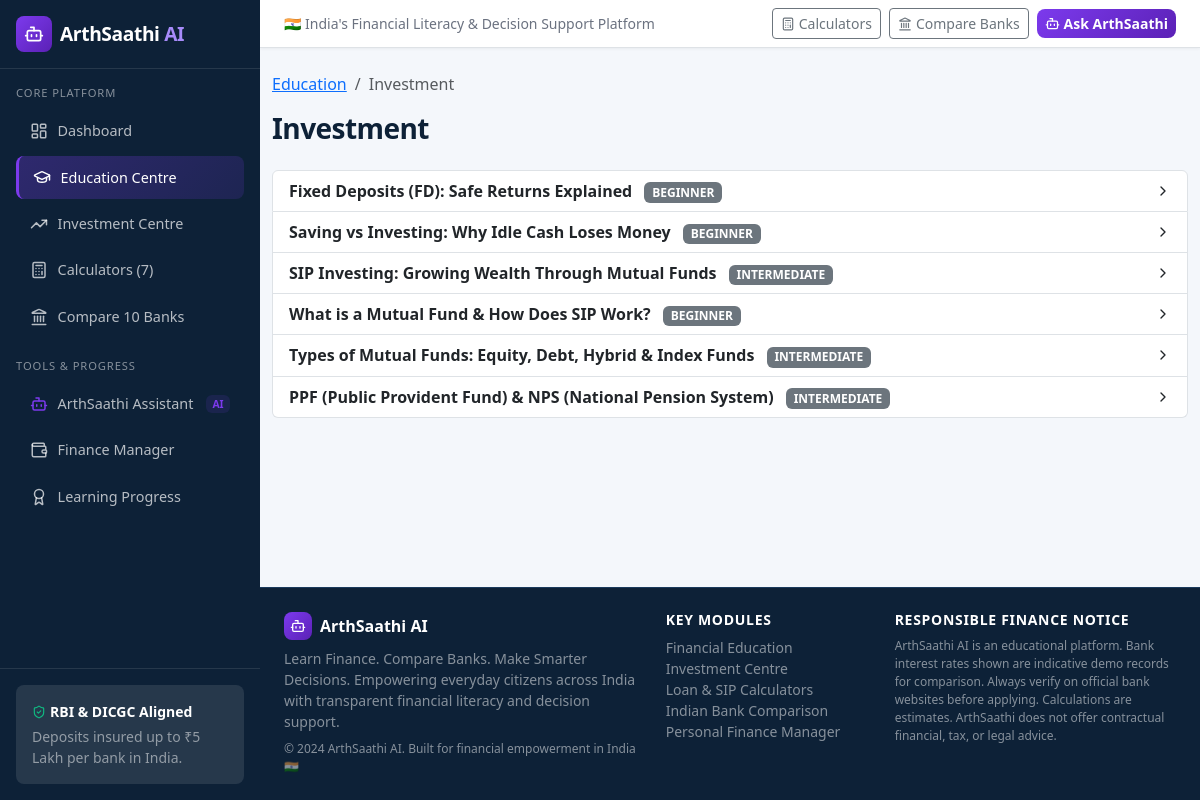
/education/INVESTMENT, run on the app's committed database.
### app/models/lesson.py (models this page shows, shortened)
class Lesson(db.Model):
    __tablename__ = "lessons"
    id = db.Column(db.Integer, primary_key=True)
    title = db.Column(db.String(200), nullable=False)
    slug = db.Column(db.String(220), unique=True, nullable=False, index=True)
    category = db.Column(db.Enum(LessonCategory), nullable=False, index=True)
    subcategory = db.Column(db.String(100), nullable=True)
    content_json = db.Column(db.JSON, nullable=False, default=dict)
    difficulty = db.Column(db.String(20), nullable=False, default="BEGINNER")  # BEGINNER / INTERMEDIATE / ADVANCED
    order_index = db.Column(db.Integer, nullable=False, default=0)
    created_at = db.Column(db.DateTime, default=lambda: datetime.now(timezone.utc))
    progress_records = db.relationship("LessonProgress", backref="lesson", lazy="dynamic", cascade="all, delete-orphan")
    saved_by = db.relationship("SavedLesson", backref="lesson", lazy="dynamic", cascade="all, delete-orphan")
    quiz_questions = db.relationship("QuizQuestion", backref="lesson", lazy="dynamic", cascade="all, delete-orphan")

### app/blueprints/education/routes.py (the view)
@education_bp.route("/<category>")
def category_view(category: str):
    try:
        cat_enum = LessonCategory(category.upper())
    except ValueError:
        abort(404)
    lessons = (
        Lesson.query
        .filter_by(category=cat_enum)
        .order_by(Lesson.order_index)
        .all()
    )
    return render_template("education/category.html", category=cat_enum, lessons=lessons)

### app/templates/education/category.html (shortened to what this page needs)
{% extends "base.html" %}
{% block content %}
<div class="container py-4">
  <nav aria-label="breadcrumb" class="mb-3">
    <ol class="breadcrumb">
      <li class="breadcrumb-item"><a href="{{ url_for('education.index') }}">Education</a></li>
      <li class="breadcrumb-item active">{{ category.value | replace('_', ' ') | title }}</li>
    </ol>
  </nav>
  <h1 class="section-heading mb-4">{{ category.value | replace('_', ' ') | title }}</h1>
  {% if lessons %}
    <div class="list-group">
    {% for lesson in lessons %}
      <a href="{{ url_for('education.lesson_detail', slug=lesson.slug) }}"
         class="list-group-item list-group-item-action d-flex justify-content-between align-items-center">
        <div>
          <strong>{{ lesson.title }}</strong>
          <span class="badge bg-secondary ms-2">{{ lesson.difficulty }}</span>
        </div>
        <i data-lucide="chevron-right" style="width:16px;height:16px;"></i>
      </a>
    {% endfor %}
    </div>
  {% else %}
    <div class="alert alert-info">No lessons yet in this category. Check back soon!</div>
  {% endif %}
</div>
{% endblock %}

### app/static/css/main.css (style rules this page uses)
:root { --finbot-navy: #0d2137; --finbot-navy-2: #112a45; --finbot-navy-3: #1a3a5c; --accent: #7c3aed; --accent-light: #a78bfa; --accent-dark: #5b21b6; --white: #ffffff; --bg-light: #f4f7fb; --text-muted: #6b7280; --border-light: #e5e9f0; --success: #10b981; --warning: #f59e0b; --danger: #ef4444; --card-radius: 14px; --shadow-sm: 0 2px 8px rgba(0,0,0,.08); --shadow-md: 0 4px 20px rgba(0,0,0,.12); --transition: 0.2s ease; }
*, *::before, *::after { box-sizing: border-box; }
body { font-family: 'Segoe UI', system-ui, -apple-system, sans-serif; background-color: var(--bg-light); color: #1e293b; min-height: 100vh; display: flex; flex-direction: column; }
.section-heading { font-size: 1.75rem; font-weight: 700; color: var(--finbot-navy); letter-spacing: -0.02em; }

### data on the page
Lesson: title "Fixed Deposits (FD): Safe Returns Explained", difficulty "BEGINNER"
Lesson: title "Saving vs Investing: Why Idle Cash Loses Money", difficulty "BEGINNER"
Lesson: title "SIP Investing: Growing Wealth Through Mutual Funds", difficulty "INTERMEDIATE"
Lesson: title "What is a Mutual Fund & How Does SIP Work?", difficulty "BEGINNER"
Lesson: title "Types of Mutual Funds: Equity, Debt, Hybrid & Index Funds", difficulty "INTERMEDIATE"
Lesson: title "PPF (Public Provident Fund) & NPS (National Pension System)", difficulty "INTERMEDIATE"

### other printed values
{{ category.value | replace('_', ' ') | title }} "Investment"
{{ 2024 }} "2024"
